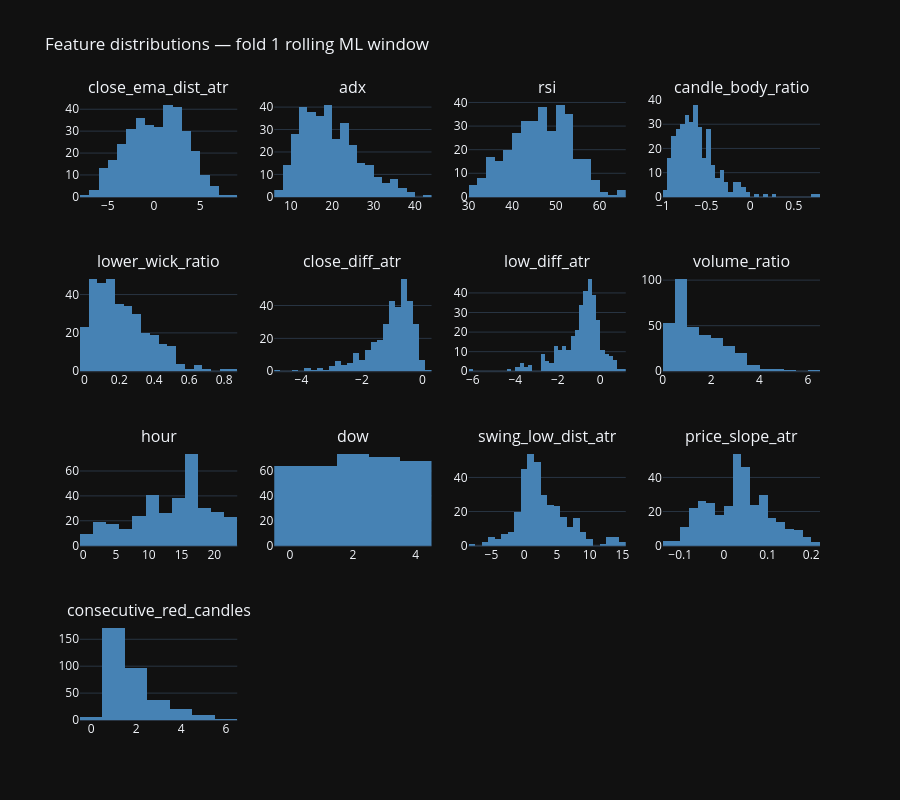

The notebook cell this image was saved under:
### Markdown cell above
**Feature distributions** for this fold's rolling-window ML training trades.

### Code cell
fig = make_subplots(rows=4, cols=4, subplot_titles=FEATURE_COLS)
for i, col in enumerate(FEATURE_COLS):
    r, c = divmod(i, 4)
    fig.add_trace(go.Histogram(x=train_signals_rolling[col].dropna(), marker_color="steelblue",
                                showlegend=False), row=r + 1, col=c + 1)
fig.update_layout(height=800, title="Feature distributions — fold 1 rolling ML window")
fig.show()

### Figure 1 — Plotly figure (JSON) as saved in the notebook; plotly's stock layout.template omitted (floating-point values rounded to 4 significant figures; data arrays with more than 128 entries replaced by an {"elided": "..."} marker saying what was removed)
{"data": [{"marker": {"color": "steelblue"}, "showlegend": false, "type": "histogram", "x": {"elided": "341 float values"}, "xaxis": "x", "yaxis": "y"}, {"marker": {"color": "steelblue"}, "showlegend": false, "type": "histogram", "x": {"elided": "341 float values"}, "xaxis": "x2", "yaxis": "y2"}, {"marker": {"color": "steelblue"}, "showlegend": false, "type": "histogram", "x": {"elided": "341 float values"}, "xaxis": "x3", "yaxis": "y3"}, {"marker": {"color": "steelblue"}, "showlegend": false, "type": "histogram", "x": {"elided": "341 float values"}, "xaxis": "x4", "yaxis": "y4"}, {"marker": {"color": "steelblue"}, "showlegend": false, "type": "histogram", "x": {"elided": "341 float values"}, "xaxis": "x5", "yaxis": "y5"}, {"marker": {"color": "steelblue"}, "showlegend": false, "type": "histogram", "x": {"elided": "341 float values"}, "xaxis": "x6", "yaxis": "y6"}, {"marker": {"color": "steelblue"}, "showlegend": false, "type": "histogram", "x": {"elided": "341 float values"}, "xaxis": "x7", "yaxis": "y7"}, {"marker": {"color": "steelblue"}, "showlegend": false, "type": "histogram", "x": {"elided": "341 float values"}, "xaxis": "x8", "yaxis": "y8"}, {"marker": {"color": "steelblue"}, "showlegend": false, "type": "histogram", "x": {"elided": "341 int values"}, "xaxis": "x9", "yaxis": "y9"}, {"marker": {"color": "steelblue"}, "showlegend": false, "type": "histogram", "x": {"elided": "341 int values"}, "xaxis": "x10", "yaxis": "y10"}, {"marker": {"color": "steelblue"}, "showlegend": false, "type": "histogram", "x": {"elided": "341 float values"}, "xaxis": "x11", "yaxis": "y11"}, {"marker": {"color": "steelblue"}, "showlegend": false, "type": "histogram", "x": {"elided": "341 float values"}, "xaxis": "x12", "yaxis": "y12"}, {"marker": {"color": "steelblue"}, "showlegend": false, "type": "histogram", "x": {"elided": "341 int values"}, "xaxis": "x13", "yaxis": "y13"}], "layout": {"annotations": [{"font": {"size": 16}, "showarrow": false, "text": "close_ema_dist_atr", "x": 0.1062, "xanchor": "center", "xref": "paper", "y": 1, "yanchor": "bottom", "yref": "paper"}, {"font": {"size": 16}, "showarrow": false, "text": "adx", "x": 0.3688, "xanchor": "center", "xref": "paper", "y": 1, "yanchor": "bottom", "yref": "paper"}, {"font": {"size": 16}, "showarrow": false, "text": "rsi", "x": 0.6313, "xanchor": "center", "xref": "paper", "y": 1, "yanchor": "bottom", "yref": "paper"}, {"font": {"size": 16}, "showarrow": false, "text": "candle_body_ratio", "x": 0.8938, "xanchor": "center", "xref": "paper", "y": 1, "yanchor": "bottom", "yref": "paper"}, {"font": {"size": 16}, "showarrow": false, "text": "lower_wick_ratio", "x": 0.1062, "xanchor": "center", "xref": "paper", "y": 0.7188, "yanchor": "bottom", "yref": "paper"}, {"font": {"size": 16}, "showarrow": false, "text": "close_diff_atr", "x": 0.3688, "xanchor": "center", "xref": "paper", "y": 0.7188, "yanchor": "bottom", "yref": "paper"}, {"font": {"size": 16}, "showarrow": false, "text": "low_diff_atr", "x": 0.6313, "xanchor": "center", "xref": "paper", "y": 0.7188, "yanchor": "bottom", "yref": "paper"}, {"font": {"size": 16}, "showarrow": false, "text": "volume_ratio", "x": 0.8938, "xanchor": "center", "xref": "paper", "y": 0.7188, "yanchor": "bottom", "yref": "paper"}, {"font": {"size": 16}, "showarrow": false, "text": "hour", "x": 0.1062, "xanchor": "center", "xref": "paper", "y": 0.4375, "yanchor": "bottom", "yref": "paper"}, {"font": {"size": 16}, "showarrow": false, "text": "dow", "x": 0.3688, "xanchor": "center", "xref": "paper", "y": 0.4375, "yanchor": "bottom", "yref": "paper"}, {"font": {"size": 16}, "showarrow": false, "text": "swing_low_dist_atr", "x": 0.6313, "xanchor": "center", "xref": "paper", "y": 0.4375, "yanchor": "bottom", "yref": "paper"}, {"font": {"size": 16}, "showarrow": false, "text": "price_slope_atr", "x": 0.8938, "xanchor": "center", "xref": "paper", "y": 0.4375, "yanchor": "bottom", "yref": "paper"}, {"font": {"size": 16}, "showarrow": false, "text": "consecutive_red_candles", "x": 0.1062, "xanchor": "center", "xref": "paper", "y": 0.1562, "yanchor": "bottom", "yref": "paper"}], "height": 800, "title": {"text": "Feature distributions — fold 1 rolling ML window"}, "xaxis": {"anchor": "y", "domain": [0, 0.2125]}, "xaxis10": {"anchor": "y10", "domain": [0.2625, 0.475]}, "xaxis11": {"anchor": "y11", "domain": [0.525, 0.7375]}, "xaxis12": {"anchor": "y12", "domain": [0.7875, 1]}, "xaxis13": {"anchor": "y13", "domain": [0, 0.2125]}, "xaxis14": {"anchor": "y14", "domain": [0.2625, 0.475]}, "xaxis15": {"anchor": "y15", "domain": [0.525, 0.7375]}, "xaxis16": {"anchor": "y16", "domain": [0.7875, 1]}, "xaxis2": {"anchor": "y2", "domain": [0.2625, 0.475]}, "xaxis3": {"anchor": "y3", "domain": [0.525, 0.7375]}, "xaxis4": {"anchor": "y4", "domain": [0.7875, 1]}, "xaxis5": {"anchor": "y5", "domain": [0, 0.2125]}, "xaxis6": {"anchor": "y6", "domain": [0.2625, 0.475]}, "xaxis7": {"anchor": "y7", "domain": [0.525, 0.7375]}, "xaxis8": {"anchor": "y8", "domain": [0.7875, 1]}, "xaxis9": {"anchor": "y9", "domain": [0, 0.2125]}, "yaxis": {"anchor": "x", "domain": [0.8438, 1]}, "yaxis10": {"anchor": "x10", "domain": [0.2812, 0.4375]}, "yaxis11": {"anchor": "x11", "domain": [0.2812, 0.4375]}, "yaxis12": {"anchor": "x12", "domain": [0.2812, 0.4375]}, "yaxis13": {"anchor": "x13", "domain": [0, 0.1562]}, "yaxis14": {"anchor": "x14", "domain": [0, 0.1562]}, "yaxis15": {"anchor": "x15", "domain": [0, 0.1562]}, "yaxis16": {"anchor": "x16", "domain": [0, 0.1562]}, "yaxis2": {"anchor": "x2", "domain": [0.8438, 1]}, "yaxis3": {"anchor": "x3", "domain": [0.8438, 1]}, "yaxis4": {"anchor": "x4", "domain": [0.8438, 1]}, "yaxis5": {"anchor": "x5", "domain": [0.5625, 0.7188]}, "yaxis6": {"anchor": "x6", "domain": [0.5625, 0.7188]}, "yaxis7": {"anchor": "x7", "domain": [0.5625, 0.7188]}, "yaxis8": {"anchor": "x8", "domain": [0.5625, 0.7188]}, "yaxis9": {"anchor": "x9", "domain": [0.2812, 0.4375]}}}
